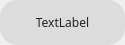
<?xml version="1.0" encoding="UTF-8"?>
<ui version="4.0">
 <class>Form</class>
 <widget class="QWidget" name="Form">
  <property name="geometry">
   <rect>
    <x>0</x>
    <y>0</y>
    <width>125</width>
    <height>45</height>
   </rect>
  </property>
  <property name="windowTitle">
   <string>Form</string>
  </property>
  <layout class="QVBoxLayout" name="verticalLayout">
   <property name="leftMargin">
    <number>0</number>
   </property>
   <property name="topMargin">
    <number>0</number>
   </property>
   <property name="rightMargin">
    <number>0</number>
   </property>
   <property name="bottomMargin">
    <number>0</number>
   </property>
   <item>
    <widget class="QFrame" name="frame">
     <property name="frameShape">
      <enum>QFrame::NoFrame</enum>
     </property>
     <property name="frameShadow">
      <enum>QFrame::Raised</enum>
     </property>
     <layout class="QHBoxLayout" name="horizontalLayout">
      <property name="leftMargin">
       <number>0</number>
      </property>
      <property name="topMargin">
       <number>0</number>
      </property>
      <property name="rightMargin">
       <number>0</number>
      </property>
      <property name="bottomMargin">
       <number>0</number>
      </property>
      <item>
       <widget class="QLabel" name="chiplabel">
        <property name="sizePolicy">
         <sizepolicy hsizetype="Preferred" vsizetype="Preferred">
          <horstretch>0</horstretch>
          <verstretch>0</verstretch>
         </sizepolicy>
        </property>
        <property name="minimumSize">
         <size>
          <width>125</width>
          <height>0</height>
         </size>
        </property>
        <property name="font">
         <font>
          <family>Source Sans Pro SemiBold</family>
          <pointsize>9</pointsize>
         </font>
        </property>
        <property name="styleSheet">
         <string notr="true">border-radius: 17px;
background-color: rgba(0, 0, 0, 20);
padding: 10px;
color: #222;</string>
        </property>
        <property name="text">
         <string>TextLabel</string>
        </property>
        <property name="alignment">
         <set>Qt::AlignCenter</set>
        </property>
       </widget>
      </item>
     </layout>
    </widget>
   </item>
  </layout>
 </widget>
 <resources>
  <include location="agriculture-shop-ressources.qrc"/>
 </resources>
 <connections/>
</ui>
